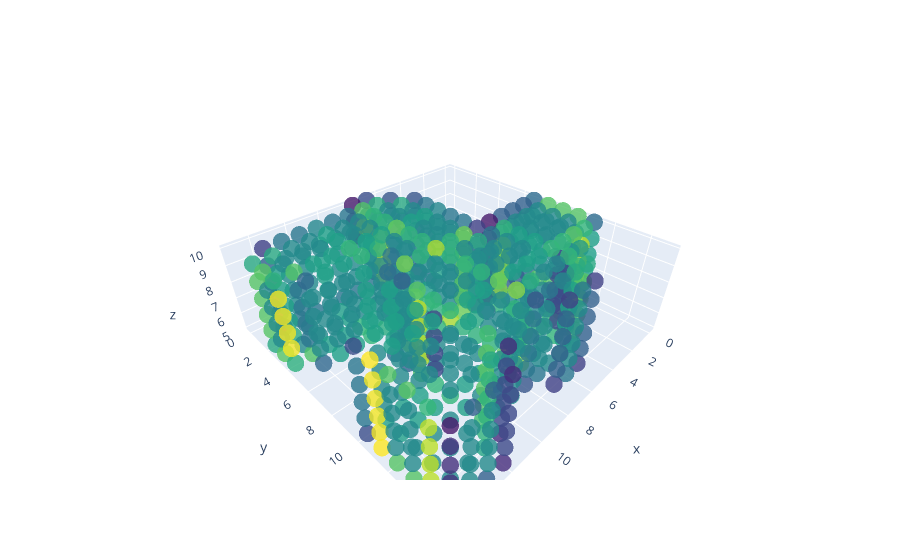

Notebook code for this chart:
### Markdown cell above
# Visualization of Predicted Classifications

### Code cell
print("Visualization of Predicted Classifications")
print("*depending on model accuracy reported above, some labels/classifications will be incorrect.\n")
arr_predictions = np.array(predictions)
visualize_labels(arr_predictions)

# one-hot encode array of predictions in order to apply predicted labels to the visualized voxels
encoder = OneHotEncoder(sparse_output=False)
encoded_predictions = encoder.fit_transform(arr_predictions.reshape((-1, 1)))
visualize_voxels(X_test_tensor, encoded_predictions)

### Figure 1 — Plotly figure (JSON) as saved in the notebook; plotly's stock layout.template omitted (floating-point values rounded to 4 significant figures; data arrays with more than 128 entries replaced by an {"elided": "..."} marker saying what was removed)
{"data": [{"marker": {"color": {"elided": "639 int values"}, "colorscale": [[0, "#440154"], [0.1111, "#482878"], [0.2222, "#3e4989"], [0.3333, "#31688e"], [0.4444, "#26828e"], [0.5556, "#1f9e89"], [0.6667, "#35b779"], [0.7778, "#6ece58"], [0.8889, "#b5de2b"], [1, "#fde725"]], "opacity": 0.8, "size": 6}, "mode": "markers", "text": "Label: 4", "x": {"elided": "639 int values"}, "y": {"elided": "639 int values"}, "z": {"elided": "639 int values"}, "type": "scatter3d"}], "layout": {}}
